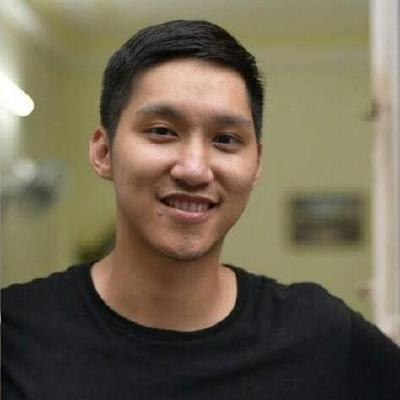
#> input picture Face-Recognition-Img/t_n_avatar.jpeg, 400 x 400 px
$ python face-img-recognition.py
#> lines starting #> are read from the running program, lines starting #| are printed output that depends on the picture; after the words box and inside, x2 and y2 are one past the last pixel; in counts of white or black regions, pixels touching at a corner belong together
import cv2
#Create a CasadeClassificer Object
face_cascade = cv2.CascadeClassifier("/Users/cuongphan/Desktop/Spring 2020/COSC4332/Autonomous-Drone-code/Face-Recognition-Img/haarcascade_frontalface_default.xml")
#Read img as it is
img = cv2.imread("t_n_avatar.jpeg")
#> img is the input picture: shape (400, 400, 3); mean B, G, R 81.7, 102.1, 112
#Read the image as gray scale image
gray_img = cv2.cvtColor(img, cv2.COLOR_BGR2BGRA)
#Search the face rectangle coordinate of the image
faces = face_cascade.detectMultiScale(gray_img, scaleFactor=1.05, minNeighbors=5)
#> faces = [[94, 57, 197, 197]]
print(type(faces))
#| <class 'numpy.ndarray'>
print(faces)
#| [[ 94  57 197 197]]
#create a for loop and call the method to create a rectangular
for x,y,w,h in faces:
    img = cv2.rectangle(img,(x,y), (x+w,y+h),(0,255,0),3)
#> this loop made 1 pass
#> pass 1, `img = cv2.rectangle(img,(x,y), (x+w,y+h),(0,255,0),3)`:
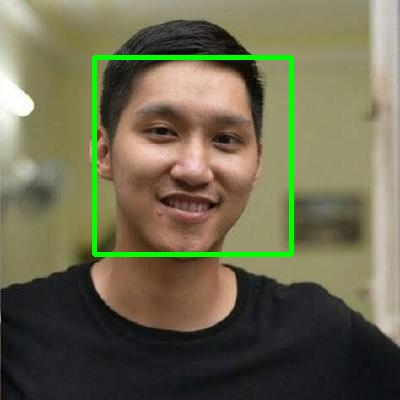
#> img: shape (400, 400, 3); 2.46% of pixels changed, all inside (x1, y1, x2, y2) = (92, 55, 294, 257)
cv2.imshow("TeamMember",img)
cv2.imwrite("/Users/cuongphan/Desktop/Spring 2020/COSC4332/Autonomous-Drone-code/tn-face-recognized.jpg",img)
cv2.waitKey(0)
# if k == 27:
#     cv2.destroyAllWindows()
